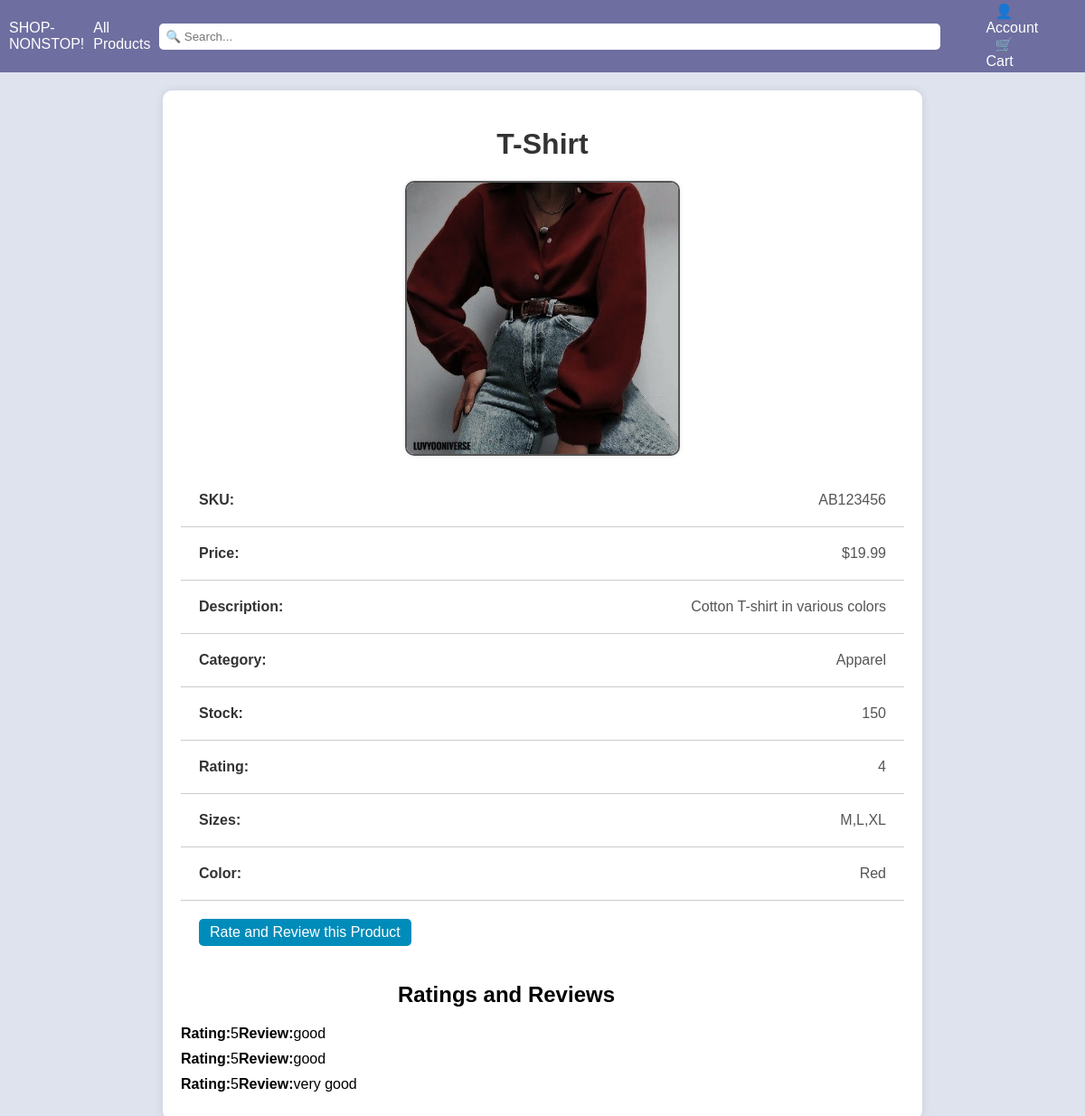
Before: /product/P10001 with the older database file.
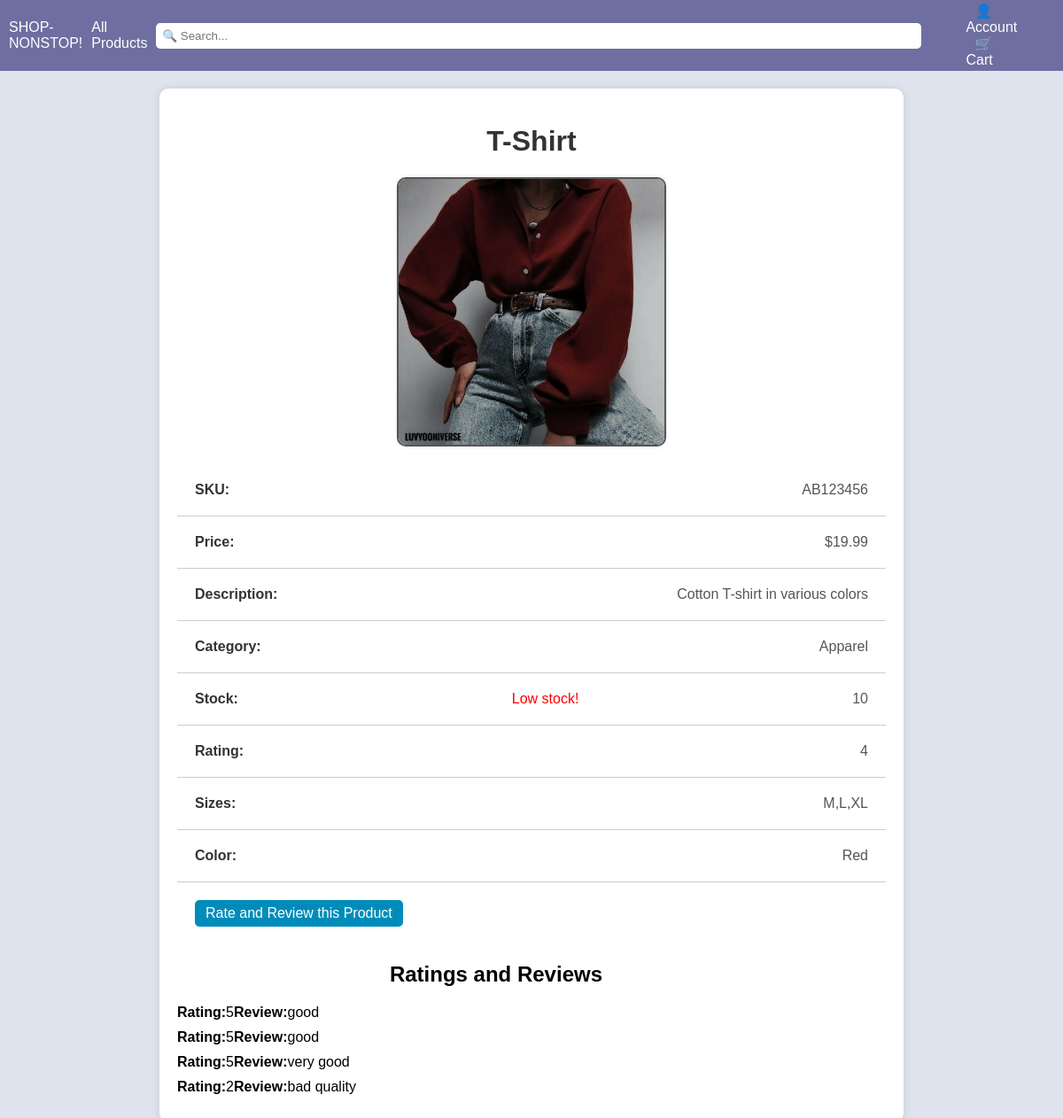
After: the same page with the newer database file.
### app/models.py (models this page shows, shortened)
class Items(db.Model):
    __tablename__ = 'item'
    Item_ID = db.Column(db.String(80),unique=True, primary_key=True)
    sku = db.Column(db.String(80), unique=True, nullable=False)
    name = db.Column(db.String(120), unique=True, nullable=False)
    price = db.Column(db.Integer, nullable=False)
    item_desc = db.Column(db.String(255), nullable=False)
    category = db.Column(db.String(255), nullable=False)
    stock = db.Column(db.Integer, nullable=False)
    item_star = db.Column(db.Integer, nullable=False)
    itme_sizes = db.Column(db.String(120),  nullable=True)
    color = db.Column(db.String(120), nullable=False)
    pic = db.Column(db.Text)

class RatingReview(db.Model):
    __tablename__ = 'rating_review'
    id = db.Column(db.Integer, primary_key=True)
    item_id = db.Column(db.String(80), db.ForeignKey('item.Item_ID'), nullable=False)
    rating = db.Column(db.Integer, nullable=False)
    review = db.Column(db.Text, nullable=True)

### app/routes.py (the view)
@app.route('/product/<string:Item_ID>')
def product_page(Item_ID):
    product = Items.query.filter_by(Item_ID=Item_ID).first()
    if product is None:
        abort(404)
    product1 = Items.query.filter_by(Item_ID=Item_ID).first()
    ratings_reviews = RatingReview.query.filter_by(item_id=Item_ID).all()
    image_path = product1.pic
    return render_template('product.html', product=product,image_path=image_path,ratings_reviews=ratings_reviews)

### app/templates/product.html (shortened to what this page needs)
{% extends "base.html" %}
{% block content %}
<div class="product-container">
    <h1>{{ product.name }}</h1>
    <img src="{{ image_path }}" alt="Product Image" class="product-image">
    <ul class="product-details">
        <li class="product-item"><strong>SKU:</strong> {{ product.sku }}</li>
        <li class="product-item"><strong>Price:</strong> ${{ product.price }}</li>
        <li class="product-item"><strong>Description:</strong> {{ product.item_desc }}</li>
        <li class="product-item"><strong>Category:</strong> {{ product.category }}</li>
        <li class="product-item"><strong>Stock:</strong>
            {% if product.stock <= 10 %}
                <span style="color: red;">Low stock!</span>
            {% endif %}
            {{ product.stock }}
        </li>
        <li class="product-item"><strong>Rating:</strong> {{ product.item_star }}</li>
        <li class="product-item"><strong>Sizes:</strong> {{ product.itme_sizes }}</li>
        <li class="product-item"><strong>Color:</strong> {{ product.color }}</li>
        <li class="product-item" style="border-bottom: none;"><a href="/product/{{ product.Item_ID }}/rating_review" class="rating-review-btn">Rate and Review this Product</a></li>
    </ul>
    <div class="ratings-reviews">
        <h2>Ratings and Reviews</h2>
        {% if ratings_reviews %}
            {% for rating_review in ratings_reviews %}
                <div class="rating-review">
                    <p><strong>Rating:</strong> {{ rating_review.rating }}</p>
                    <p><strong>Review:</strong> {{ rating_review.review }}</p>
                </div>
            {% endfor %}
        {% else %}
            <p>No ratings and reviews yet.</p>
        {% endif %}
    </div>
</div>
{% endblock %}

### app/templates/base.html (shortened to what this page needs)
<!DOCTYPE html>
<html lang="en">
<head>
</head>
<body>
    <div class="navbar">
        <div class="website-name">SHOP-NONSTOP!</div>
            <a href="/show_products">All Products</a>
        <div class="search-bar">
            <input type="text" placeholder="🔍 Search...">
        </div>
        <div class="icons">
            <div class="dropdown">
                <a href="#">👤Account</a>
            </div>
            <a href="#">🛒 Cart</a>
        </div>
    </div>
    <div class="content">
        {% block content %}{%endblock%}
    </div>
</body>
</html>

### app/templates/base.html (style rules this page uses)
body { margin: 0; font-family: Arial, sans-serif; background-color: #dfe3ee; }
.navbar { display: flex; justify-content: space-between; align-items: center; background-color: #6e6ea0; color: white; padding: 10px; height: 60px; }
.navbar a, .dropdown-content a { color: white; text-decoration: none; padding: 10px; }
.dropdown { position: relative; display: inline-block; }
.search-bar input[type="text"] { padding: 7px; margin: 5px 0; margin-right: 50px; border: none; border-radius: 5px; width: 850px; }
.icons { display: inline; margin-right: 100px; }
h2 { display: flex; justify-content: flex-end; max-width: 60%; }
p { display: flex; justify-content: flex-end; margin-left: -20px; max-width: 60%; }

### app/templates/product.html (style rules this page uses)
.product-container { max-width: 800px; margin: 20px auto; padding: 20px; background-color: #fff; border-radius: 10px; box-shadow: 0 0 10px rgba(0, 0, 0, 0.1); }
h1 { text-align: center; color: #333; }
.product-details { list-style: none; padding: 0; margin: 0; }
.product-item { padding: 20px; border-bottom: 1px solid #ccc; transition: background-color 0.3s ease; display: flex; justify-content: space-between; align-items: center; }
.product-item:last-child { border-bottom: none; }
.product-title, .product-item strong { font-weight: bold; color: #333; }
.product-price, .product-item { color: #555; }
.product-image { max-width: 300px; height: auto; display: block; margin: 0 auto; border: 2px solid #555; border-radius: 10px; box-shadow: 0 0 5px rgba(0, 0, 0, 0.1); margin-bottom: 20px; }
.rating-review-btn { background-color: #008CBA; color: #fff; padding: 6px 12px; border-radius: 5px; text-decoration: none; transition: background-color 0.3s ease; }
.ratings-reviews { margin-top: 20px; }
.rating-review { display: flex; margin-bottom: 10px; }
.rating-review p { margin: 0; }

Changed rows visible on the page:
added RatingReview: rating "2", review "bad quality"
Other visible differences:
{{ product.stock }}: "150" → "10"
text now shown: "Low stock!"
